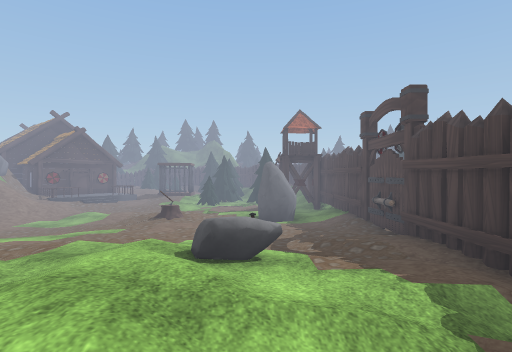
view 1 (above)

19 first-person views from a walk through a 3-D level made in the Unity game engine. The camera is 1.2 m above the floor, looks level and sees 80° across. The floor is counted in squares, 2 m on a side. Each view is taken from the middle of a square. On the plan, view 1 faces up. The plan holds only what a view shows up to about 9 squares ahead; the rest is blank. The place goes on beyond the plan. The player character is not drawn. Some animated figures are not drawn. Some surface patterns are stand-ins.

view 2
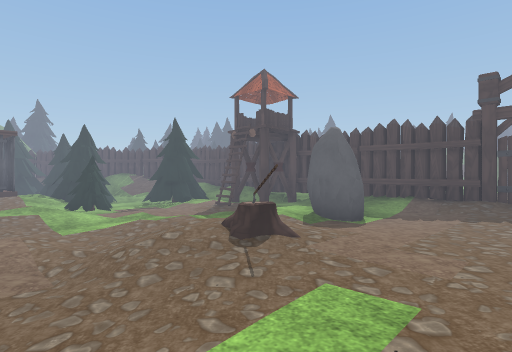

view 3
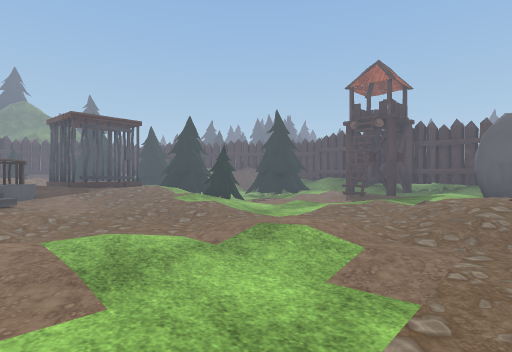

view 4
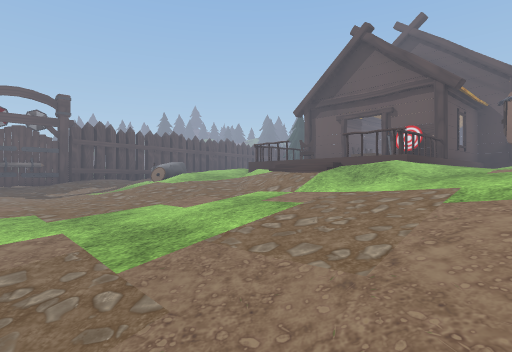

view 5
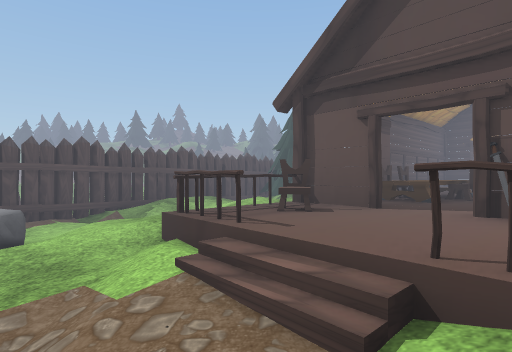

view 6
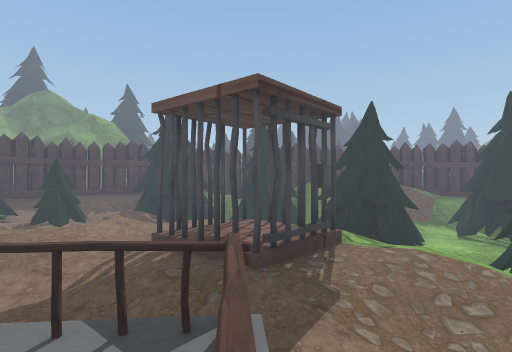

view 7
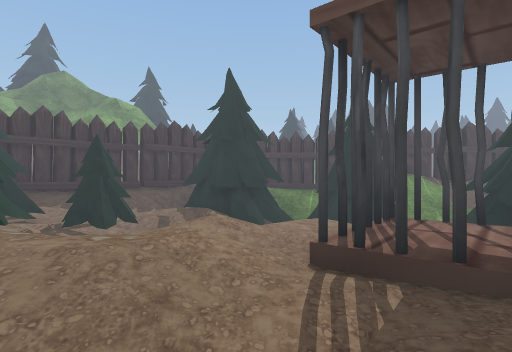

view 8
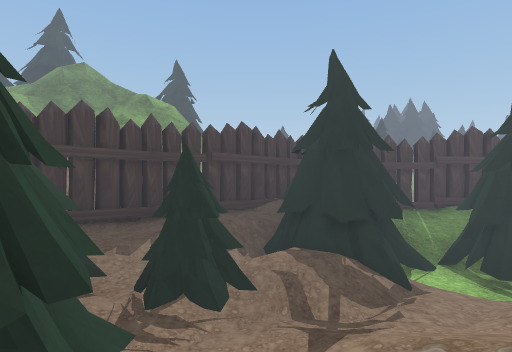

view 9
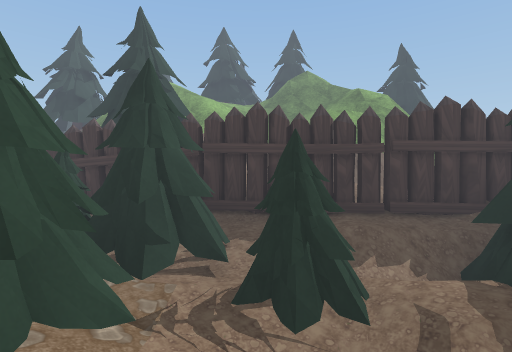

view 10
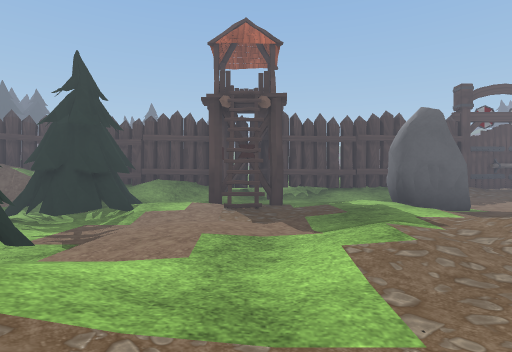

view 11
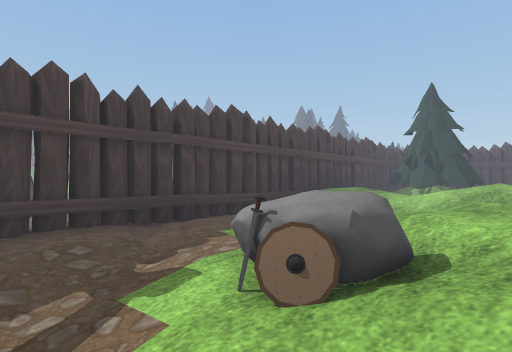

view 12
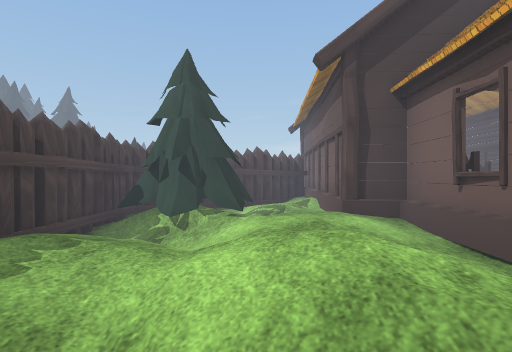

view 13
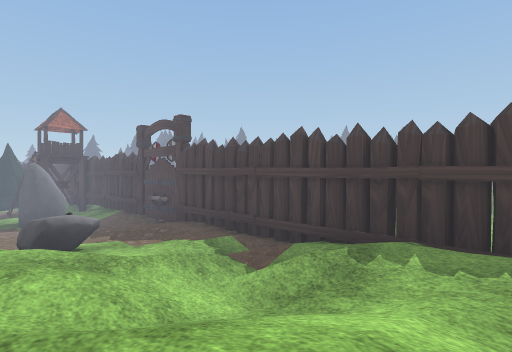

view 14
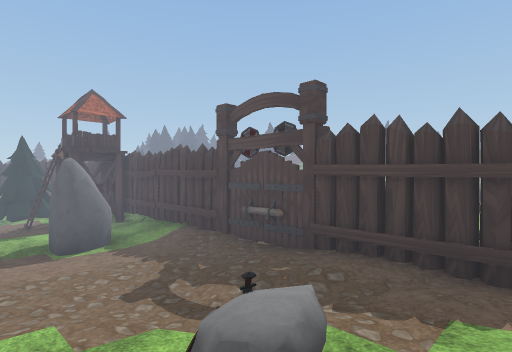

view 15
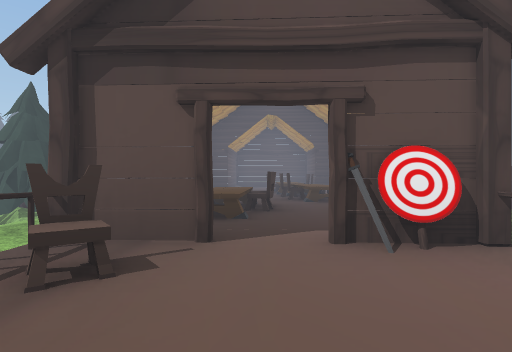

view 16
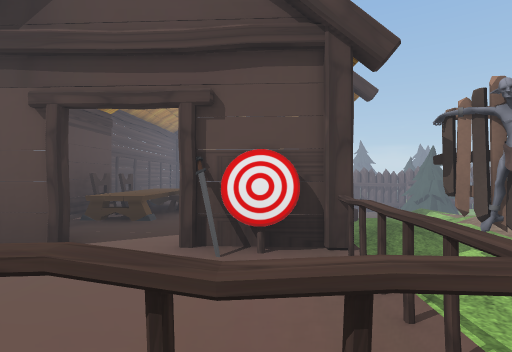

view 17
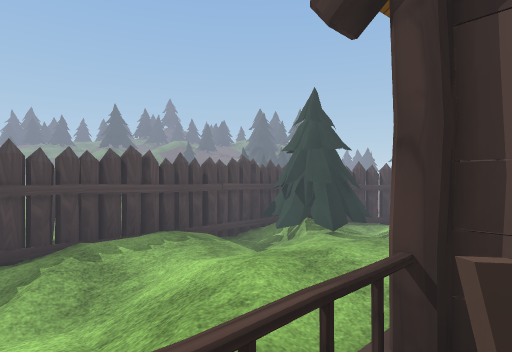

view 18
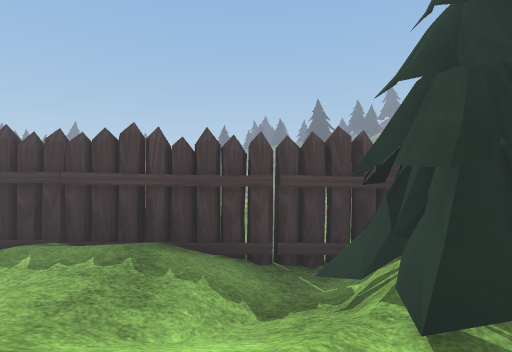

view 19
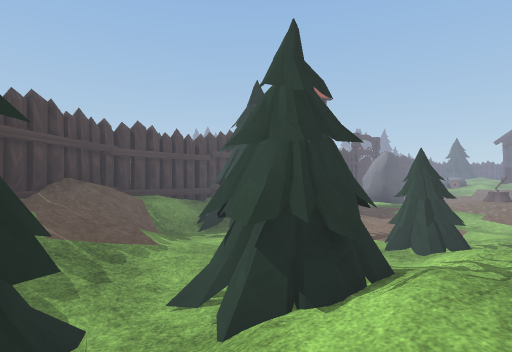

### Floor plan
Key: @ floor where view 1 was taken; # wall or solid block; x gap in a wall; . main floor; : floor 0.25 m higher than the main floor; - floor 0.25 m lower than the main floor; + floor 0.5 m higher than the main floor; _ floor 0.5 m lower than the main floor; * floor 0.75 m higher than the main floor; < floor 0.75 m lower than the main floor; % floor 1 m higher than the main floor; & floor 1.25 m higher than the main floor; $ floor 6 m higher than the main floor; / step, stairs or slope; = window, fence, low wall or low ledge; v drop or lower ground; S stump; G gate; W sword; T tower; H shield; C chair; O other object.
Columns run from 6 left of view 1 to 5 right of it. Each row starts with its distance up from view 1.
 27   #
 26  ###
 25 $/=v
 24 //##
 23 ////x
 22 / //x
 21 // #
 20 OOOO
 19 #:/OOO
 18 :#:##OO
 17 #.-###OO
 16 +://##OO
 15 ::OO##.OO
 14 /:OO#####
 13 :/.:-_###
 12 :--.#_###
 11 /_-._-..#
 10 /____-/T#+
  9 /_-_.-..#+
  8 _<--S..O#
  7 _<_.O.-O#
  6 _<_.....#
  5 /.......G
  4 ::::::W:#
  3 /+*/+*H:#+O
  2 **//%%O+# O
  1  *O&/%+:#
  0 #*W&C%@/#O
 -1 &*&&#*%*#/
 -2 &#&CC%%:#/&&
 -3  #&OC#/##:+%
 -4   C&&###O

Positions as (right, up) in squares from view 1, and headings:
1: (0, 0), facing up
2: (-4, 5), facing up-right
3: (-6, 7), facing up-right
4: (-6, 6), facing down-right
5: (-4, 3), facing down-right
6: (-6, 12), facing up-right
7: (-6, 14), facing up-right
8: (-6, 16), facing up-right
9: (-5, 16), facing up
10: (-4, 10), facing right
11: (-1, 4), facing down-right
12: (0, 1), facing down
13: (-1, -1), facing up-right
14: (-1, 2), facing up-right
15: (-3, 2), facing down
16: (-4, 2), facing down
17: (-2, 1), facing down-right
18: (-1, -2), facing right
19: (-3, 16), facing down-right
